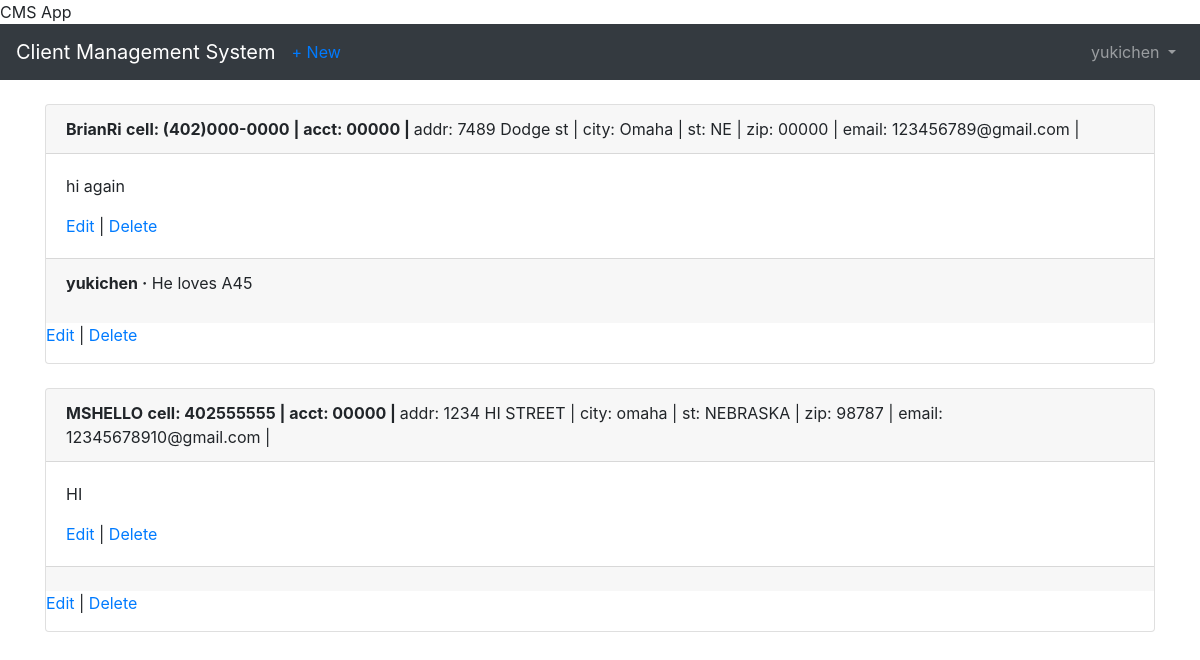
Page /clients/ (signed in) on the committed database.
### users/models.py (models this page shows)
class CustomUser(AbstractUser):
    department = models.CharField(max_length=50, default=' ', null=True, blank=True)
    employee_cell_phone = models.CharField(max_length=50, default=' ', null=True, blank=True)

### clients/models.py (models this page shows, shortened)
class Client(models.Model):
    name = models.CharField(max_length=50,blank=False, null=False, default=' ')
    address = models.CharField(max_length=50, blank=True, null=True,default=' ')
    city = models.CharField(max_length=50, default=' ')
    state = models.CharField(max_length=50, default='NE')
    zipcode = models.CharField(max_length=10, default='00000')
    email = models.EmailField(max_length=100, default=' ')
    cell_phone = models.CharField(max_length=50,default='(402)000-0000')
    acct_number = models.CharField(max_length=50,blank=True, null=True, default='00000')
    notes = models.TextField()
    date = models.DateTimeField(auto_now_add=True)
    author = models.ForeignKey(
        get_user_model(),
        on_delete=models.CASCADE,
    )

class Comment(models.Model):
    client = models.ForeignKey(
        Client,
        on_delete=models.CASCADE,
        related_name='comments',
    )
    comment = models.CharField(max_length=140)
    author = models.ForeignKey(
        get_user_model(),
        on_delete=models.CASCADE,
    )
    def __str__(self):
        return self.comment

### clients/views.py (the view)
# urls.py: path('', views.ClientListView.as_view(), name='client_list'),
class ClientListView(LoginRequiredMixin,ListView):
    model = Client
    template_name = 'client_list.html'

### templates/client_list.html (shortened to what this page needs)
<!DOCTYPE html>
<html lang="en">{% extends 'base.html' %}
{% block content %}
  {% for client in object_list %}
    <div class="card">
      <div class="card-header">
        <span class="font-weight-bold">{{ client.name }}</span>
        <span class="font-weight-bold">cell: {{ client.cell_phone }} | </span>
        <span class="font-weight-bold">acct: {{ client.acct_number }} | </span>
        <span class="font-muted">addr: {{ client.address }} | </span>
        <span class="font-muted-">city: {{ client.city }} | </span>
        <span class="font-muted">st: {{ client.state }} | </span>
        <span class="font-muted">zip: {{ client.zipcode }} | </span>
        <span class="font-muted">email: {{ client.email }} | </span>
      </div>
      <div class="card-body">
        <p>{{client.notes}}</p>
        <a href="{% url 'client_edit' client.pk %}">Edit</a> |
        <a href="{% url 'client_delete' client.pk %}">Delete</a>
      </div>
      <div class="card-footer">
        {% for comment in client.comments.all %}
          <p>
            <span class="font-weight-bold">{{ comment.author }} &middot;</span>
            {{ comment }}
          </p>
        {% endfor %}
      </div>
      <p><a href="{% url 'client_edit' client.pk %}">Edit</a> | <a href="{% url 'client_delete' client.pk %}">Delete</a></p>
      </div>
    <br />
  {% endfor %}
{% endblock content %}

### templates/base.html (shortened to what this page needs)
<!doctype html>
<html lang="en">
  <head>
    <link rel="stylesheet" href="https://stackpath.bootstrapcdn.com/bootstrap/4.1.3/css/bootstrap.min.css">
    <name>{% block name %}CMS App{% endblock name %}</name>
  </head>
  <body>
    <nav class="navbar navbar-expand-md navbar-dark bg-dark mb-4">
      <a class="navbar-brand" href="{% url 'home' %}">Client Management System</a>
     {% if user.is_authenticated %}
        <ul class="navbar-nav mr-auto">
          <li class="nav-item"><a href="{% url 'client_new' %}">+ New</a></li>
        </ul>
      {% endif %}
      <div class="collapse navbar-collapse" id="navbarCollapse">
        {% if user.is_authenticated %}
          <ul class="navbar-nav ml-auto">
            <li class="nav-item">
              <a class="nav-link dropdown-toggle" href="#" id="userMenu"\
              data-toggle="dropdown" aria-haspopup="true" aria-expanded\
              ="false">
                {{ user.username }}
              </a>
            </li>
          </ul>
        {% endif %}
      </div>
    </nav>
    <div class="container">
      {% block content %}
      {% endblock content %}
    </div>
  </body>
</html>

### rows in the picture
CustomUser: username "yukichen"
Client: name "BrianRi", cell_phone "(402)000-0000", acct_number "00000", address "7489 Dodge st", city "Omaha", state "NE", zipcode "00000", email "123456789@gmail.com", notes "hi again"
Comment: author "yukichen", comment "He loves A45"
Client: name "MSHELLO", cell_phone "402555555", acct_number "00000", address "1234 HI STREET", city "omaha", state "NEBRASKA", zipcode "98787", email "12345678910@gmail.com", notes "HI"
